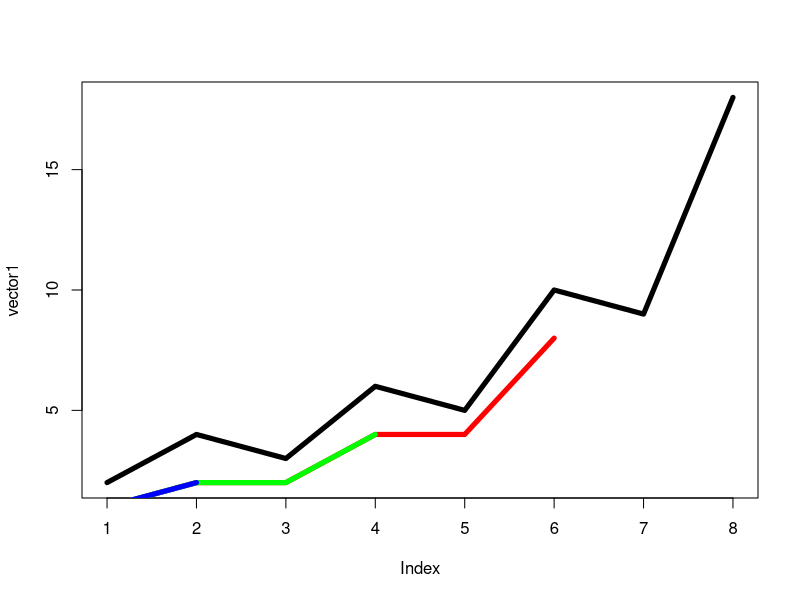

This figure's R source:
# diff - return lagged and iterated differences


vector1 <- c(2, 4, 3, 6, 5, 10, 9, 18)

# if x is a vector
# n <- length(x)
# differences <- 1
# diff does this... x[(1+lag):n] - x[1:(n-lag)]

diff(vector1, lag = 2)

plot(vector1, type = "l", lwd = 5)
lines(diff(vector1, lag = 2), col="Red", lwd = 5)
# n = 8
# lag = 2
# n-lag = 6
# Which is...
# vector1[3] - vector1[1] ==  3 - 2 = 1
# vector1[4] - vector1[2] ==  6 - 4 = 2
# vector1[5] - vector1[3] ==  5 - 3 = 2
# vector1[6] - vector1[4] == 10 - 6 = 4
# vector1[7] - vector1[5] ==  9 - 5 = 4
# vector1[8] - vector1[6] ==  18 - 10 = 8

# the "difference" argument is how many recursions to perform
diff(vector1, lag = 2, difference = 2)
lines(diff(vector1, lag = 2, difference = 2), col="Green", lwd = 5)

# using x[(1+lag):n] - x[1:(n-lag)]
# which results in the above, and produces 1, 2, 2, 4, 4, 8
# recursively, x[(1+lag):n] - x[1:(n-lag)]
# n = 6
# lag = 2
# n-lag = 4
# then...
# x = c(1, 2, 2, 4, 4, 8)
# n = length(x) = 6
# lag = 2
# n - lag = 4
# diffResult[1 + 2 = 3] - diffResult[1] == 2 - 1 = 1
# diffResult[4] - diffResult[2] == 4 - 2 = 2
# diffResult[5] - diffResult[3] == 4 - 2 = 2
# diffResult[6] - diffResult[4] == 8 - 4 = 4


diff(vector1, lag = 2, difference = 3)
lines(diff(vector1, lag = 2, difference = 3), col="Blue", lwd = 5)

# 1st recursive = 1, 2, 2, 4, 4, 8
# 2nd recursive = 1, 2, 2, 4
# 3rd recursive...
# 2ndRecursive[1 + 2] - 2ndRecursive[1] == 2 - 1 = 1
# 2ndRecursive[4] - 2ndRecursive[2] == 4 - 2 = 2
